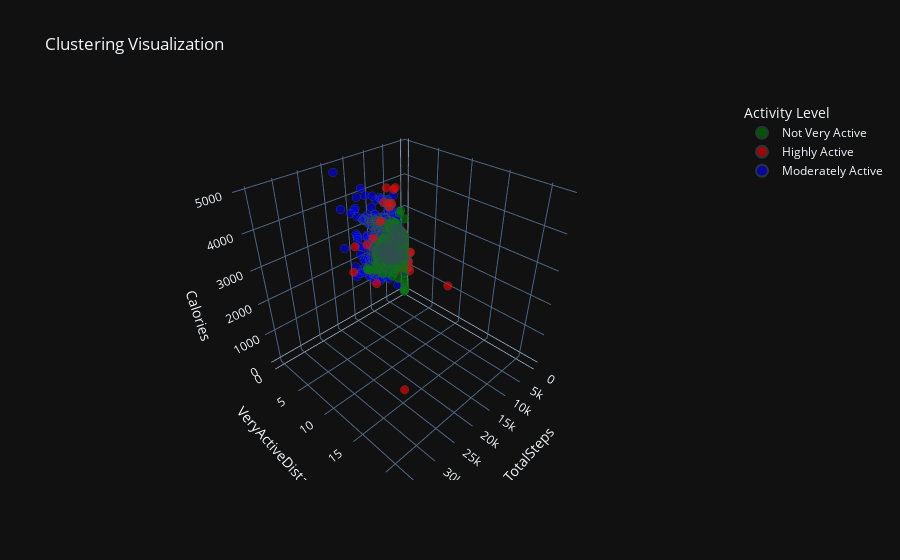

Write notebook code for a chart like this one.
### Code cell
import plotly.express as px

fig = px.scatter_3d(
    df_daily_activity_merged,
    x="TotalSteps",
    y="VeryActiveDistance",
    z="Calories",
    color="ActivityLevel",
    title="Clustering Visualization",
    template="plotly_dark",
    color_discrete_sequence=["blue", "red", "green"]
)

fig.update_traces(
    marker=dict(size=3, opacity=0.6, line=dict(width=2, color="DarkSlateGrey")
))

fig.update_layout(
    scene=dict(
        xaxis_title="TotalSteps",
        yaxis_title="VeryActiveDistance",
        zaxis_title="Calories",
    ),
    scene_aspectmode="cube",
)

# Set the order of legend labels
fig.update_layout(
    legend=dict(traceorder="reversed", title="Activity Level", itemsizing="constant"),
    coloraxis_colorbar=dict(
        title="Activity Level",
        tickvals=[0, 1, 2],
        ticktext=["Not Very Active", "Moderately Active", "Highly Active"]
    )
)

fig.show()

### Figure 1 — Plotly figure (JSON) as saved in the notebook; plotly's stock layout.template omitted (floating-point values rounded to 4 significant figures; data arrays with more than 128 entries replaced by an {"elided": "..."} marker saying what was removed)
{"data": [{"hovertemplate": "ActivityLevel=Moderately Active<br>TotalSteps=%{x}<br>VeryActiveDistance=%{y}<br>Calories=%{z}<extra></extra>", "legendgroup": "Moderately Active", "marker": {"color": "blue", "line": {"color": "DarkSlateGrey", "width": 2}, "opacity": 0.6, "size": 3, "symbol": "circle"}, "mode": "markers", "name": "Moderately Active", "scene": "scene", "showlegend": true, "type": "scatter3d", "x": {"elided": "430 int values"}, "y": {"elided": "430 float values"}, "z": {"elided": "430 int values"}}, {"hovertemplate": "ActivityLevel=Highly Active<br>TotalSteps=%{x}<br>VeryActiveDistance=%{y}<br>Calories=%{z}<extra></extra>", "legendgroup": "Highly Active", "marker": {"color": "red", "line": {"color": "DarkSlateGrey", "width": 2}, "opacity": 0.6, "size": 3, "symbol": "circle"}, "mode": "markers", "name": "Highly Active", "scene": "scene", "showlegend": true, "type": "scatter3d", "x": [18134, 36019, 22244, 22770, 17298, 14269, 12231, 12574, 15764, 12363, 13368, 20067, 14365, 14433, 18060, 16433, 20159, 20669, 14549, 18827, 17076, 15929, 15108, 16057, 22359, 22988, 20500, 12685, 12422, 15447, 15484, 14581, 14990, 13953, 19769, 22026, 14810, 12386, 13318, 14461, 13630, 13070, 15148, 12200, 12405, 16208, 11419, 12474, 23186, 21129, 29326, 18785, 19948, 19377, 18258, 16674, 23629, 27745, 18193, 21727, 20226, 21420], "y": [6.4, 21.92, 5.45, 9.45, 9.89, 6.64, 5.98, 7.02, 7.65, 5.83, 5.31, 4.31, 7.64, 7.11, 11.64, 10.43, 12.34, 13.26, 9.36, 9.24, 9.08, 9.22, 9.58, 9.67, 12.54, 13.13, 11.37, 6.31, 6.46, 9.67, 8.39, 8.82, 8.85, 9.1, 12.44, 13.4, 9.09, 4.96, 5.62, 4.91, 5.05, 5.3, 6.9, 4.91, 5.05, 7.51, 6.03, 6.6, 12.22, 10.55, 13.24, 12.15, 11.02, 12.29, 10.23, 11.01, 13.07, 21.66, 10.42, 12.79, 11.1, 13.22], "z": [2159, 2690, 2670, 4022, 3934, 4274, 4552, 3501, 4392, 4501, 4546, 3180, 2997, 2800, 3186, 3140, 3411, 3410, 2867, 3213, 3133, 3114, 3043, 3103, 3554, 3577, 3403, 2846, 2852, 3062, 3023, 2918, 2950, 2859, 3331, 3589, 2926, 4079, 4163, 3666, 4157, 4092, 4236, 4044, 4005, 3763, 3369, 3142, 3921, 3793, 4547, 3676, 3679, 3659, 3427, 3455, 3808, 4398, 3477, 4015, 3710, 3832]}, {"hovertemplate": "ActivityLevel=Not Very Active<br>TotalSteps=%{x}<br>VeryActiveDistance=%{y}<br>Calories=%{z}<extra></extra>", "legendgroup": "Not Very Active", "marker": {"color": "green", "line": {"color": "DarkSlateGrey", "width": 2}, "opacity": 0.6, "size": 3, "symbol": "circle"}, "mode": "markers", "name": "Not Very Active", "scene": "scene", "showlegend": true, "type": "scatter3d", "x": {"elided": "448 int values"}, "y": {"elided": "448 float values"}, "z": {"elided": "448 int values"}}], "layout": {"coloraxis": {"colorbar": {"ticktext": ["Not Very Active", "Moderately Active", "Highly Active"], "tickvals": [0, 1, 2], "title": {"text": "Activity Level"}}}, "legend": {"itemsizing": "constant", "title": {"text": "Activity Level"}, "tracegroupgap": 0, "traceorder": "reversed"}, "scene": {"aspectmode": "cube", "domain": {"x": [0, 1], "y": [0, 1]}, "xaxis": {"title": {"text": "TotalSteps"}}, "yaxis": {"title": {"text": "VeryActiveDistance"}}, "zaxis": {"title": {"text": "Calories"}}}, "title": {"text": "Clustering Visualization"}}}
